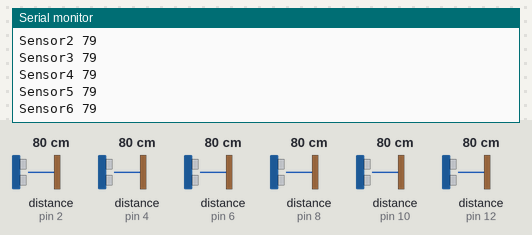
A sketch run on a simulated Arduino Uno, built with avr-gcc and run on an emulated ATmega328P. Parts: the last lines printed to the serial monitor. Wiring (inferred from the names in the program): 6 × ultrasonic range finder: trigger pin 3, echo pin 2 / trigger pin 5, echo pin 4 / trigger pin 7, echo pin 6 / trigger pin 9, echo pin 8 / trigger pin 11, echo pin 10 / trigger pin 13, echo pin 12. The inputs (shaded band) are chosen by the test bench; at power-on: distance to the obstacle (sensors on pin 2, pin 4, pin 6, pin 8, pin 10, pin 12) 80 cm. The echo pulse lasts 58.3 µs per cm.

Above: at 1.2 s.
1.3 s: distance to the obstacle (sensor on pin 2) set to 120 cm
At 1.8 s:
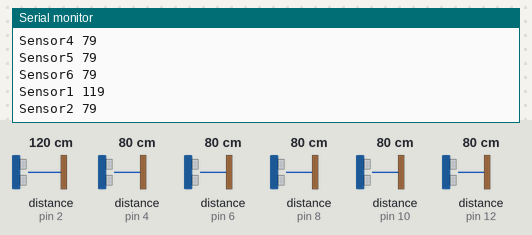
4.3 s: distance to the obstacle (sensor on pin 4) set to 18 cm
At 5.0 s:
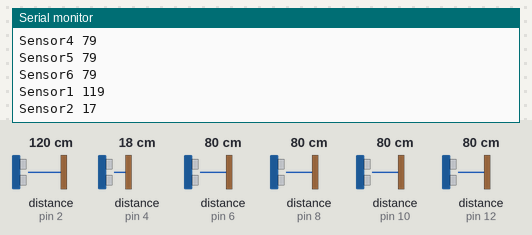
7.3 s: distance to the obstacle (sensor on pin 6) set to 4 cm
At 8.3 s:
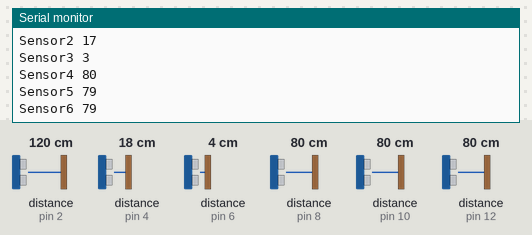
10.3 s: distance to the obstacle (sensor on pin 8) set to 35 cm
At 11.1 s:
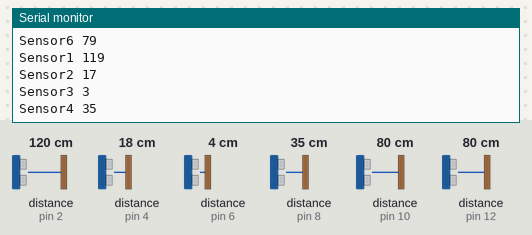
13.3 s: distance to the obstacle (sensor on pin 10) set to 60 cm
At 13.9 s:
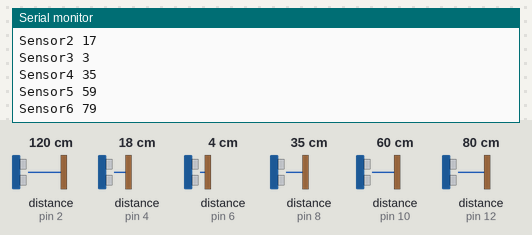
16.3 s: distance to the obstacle (sensor on pin 4) set to 9 cm
At 17.2 s:
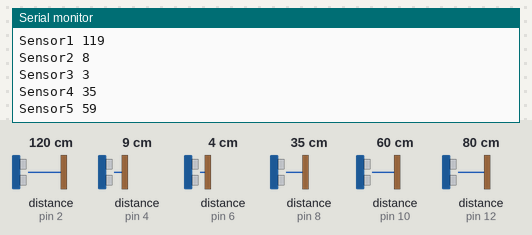
Timing chart, 0 to 19.3 s (numbered marks = the images above; inputs shaded):
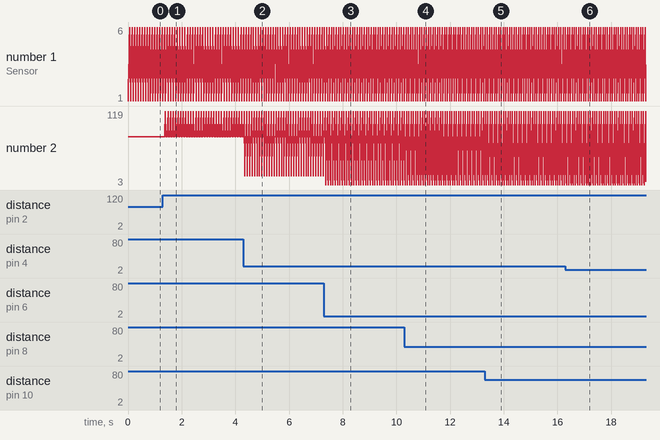

The sketch:

GetSensorData_March22.ino
```cpp
/*
Six parallel HC-SR04 distance sensor ping measurement
Programmed by Eli Stine

Original code improvements to the Ping sketch sourced from Trollmaker.com
Some code and wiring inspired by http://en.wikiversity.org/wiki/User:Dstaub/robotcar
*/

#define echoPin1 2
#define trigPin1 3

#define echoPin2 4
#define trigPin2 5

#define echoPin3 6
#define trigPin3 7

#define echoPin4 8
#define trigPin4 9

#define echoPin5 10
#define trigPin5 11

#define echoPin6 12
#define trigPin6 13


// parameters
// upperLimit was 150 - now being done in Max
#define upperLimit 4000
#define delayAmt 60

void setup() {
  Serial.begin (9600);
  pinMode(trigPin1, OUTPUT);
  pinMode(echoPin1, INPUT);
  pinMode(trigPin2, OUTPUT);
  pinMode(echoPin2, INPUT);
  pinMode(trigPin3, OUTPUT);
  pinMode(echoPin3, INPUT);
  pinMode(trigPin4, OUTPUT);
  pinMode(echoPin4, INPUT);
  pinMode(trigPin5, OUTPUT);
  pinMode(echoPin5, INPUT);
  pinMode(trigPin6, OUTPUT);
  pinMode(echoPin6, INPUT);
}

void loop() {
  long duration1, duration2, duration3, duration4, duration5, duration6;
  long distance1, distance2, distance3, distance4, distance5, distance6;

  // sensor 1 (working)
  digitalWrite(trigPin1, LOW);
  delayMicroseconds(2);
  digitalWrite(trigPin1, HIGH);
  delayMicroseconds(10);
  digitalWrite(trigPin1, LOW);

  duration1 = pulseIn(echoPin1, HIGH);
  distance1 = (duration1/2) / 29.1;

  if (distance1 >= upperLimit || distance1 <= 0){
    Serial.println(" Sensor1 -1");
  }
  else {
    Serial.print("Sensor1 ");
    Serial.println(distance1);
  }

  // sensor 2 (working)
  digitalWrite(trigPin2, LOW);
  delayMicroseconds(2);
  digitalWrite(trigPin2, HIGH);
  delayMicroseconds(10);
  digitalWrite(trigPin2, LOW);

  duration2 = pulseIn(echoPin2, HIGH);
  distance2 = (duration2/2) / 29.1;

  if (distance2 >= upperLimit || distance2 <= 0){
    Serial.println("Sensor2 -1");
  }
  else {
    Serial.print("Sensor2 ");
    Serial.println(distance2);
  }

  // sensor 3
  digitalWrite(trigPin3, LOW);
  delayMicroseconds(2);
  digitalWrite(trigPin3, HIGH);
  delayMicroseconds(10);
  digitalWrite(trigPin3, LOW);

  duration3 = pulseIn(echoPin3, HIGH);
  distance3 = (duration3/2) / 29.1;

  if (distance3 >= upperLimit || distance3 <= 0){
    Serial.println("Sensor3 -1");
  }
  else {
    Serial.print("Sensor3 ");
    Serial.println(distance3);
  }

    // sensor 4
  digitalWrite(trigPin4, LOW);
  delayMicroseconds(2);
  digitalWrite(trigPin4, HIGH);
  delayMicroseconds(10);
  digitalWrite(trigPin4, LOW);

  duration4 = pulseIn(echoPin4, HIGH);
  distance4 = (duration4/2) / 29.1;

  if (distance4 >= upperLimit || distance4 <= 0){
    Serial.println("Sensor4 -1");
  }
  else {
    Serial.print("Sensor4 ");
    Serial.println(distance4);
  }

    // sensor 5
  digitalWrite(trigPin5, LOW);
  delayMicroseconds(2);
  digitalWrite(trigPin5, HIGH);
  delayMicroseconds(10);
  digitalWrite(trigPin5, LOW);

  duration5 = pulseIn(echoPin5, HIGH);
  distance5 = (duration5/2) / 29.1;

  if (distance5 >= upperLimit || distance5 <= 0){
    Serial.println("Sensor5 -1");
  }
  else {
    Serial.print("Sensor5 ");
    Serial.println(distance5);
  }


    // sensor 6
  digitalWrite(trigPin6, LOW);
  delayMicroseconds(2);
  digitalWrite(trigPin6, HIGH);
  delayMicroseconds(10);
  digitalWrite(trigPin6, LOW);

  duration6 = pulseIn(echoPin6, HIGH);
  distance6 = (duration6/2) / 29.1;

  if (distance6 >= upperLimit || distance6 <= 0){
    Serial.println("Sensor6 -1");
  }
  else {
    Serial.print("Sensor6 ");
    Serial.println(distance6);
  }

  delay(delayAmt);
}
```

Measured:
- after the input at 1.3 s, the serial monitor: prints a new line after 0.10 s (image 1)
- after the input at 4.3 s, the serial monitor: prints a new line after 0.05 s (image 2)
- after the input at 7.3 s, the serial monitor: prints a new line after 0.07 s (image 3)
- after the input at 10.3 s, the serial monitor: prints a new line at once (image 4)
- after the input at 13.3 s, the serial monitor: prints a new line after 0.08 s (image 5)
- after the input at 16.3 s, the serial monitor: prints a new line at once (image 6)
- plotted number 2: 79 → 8 after the input at 16.3 s
